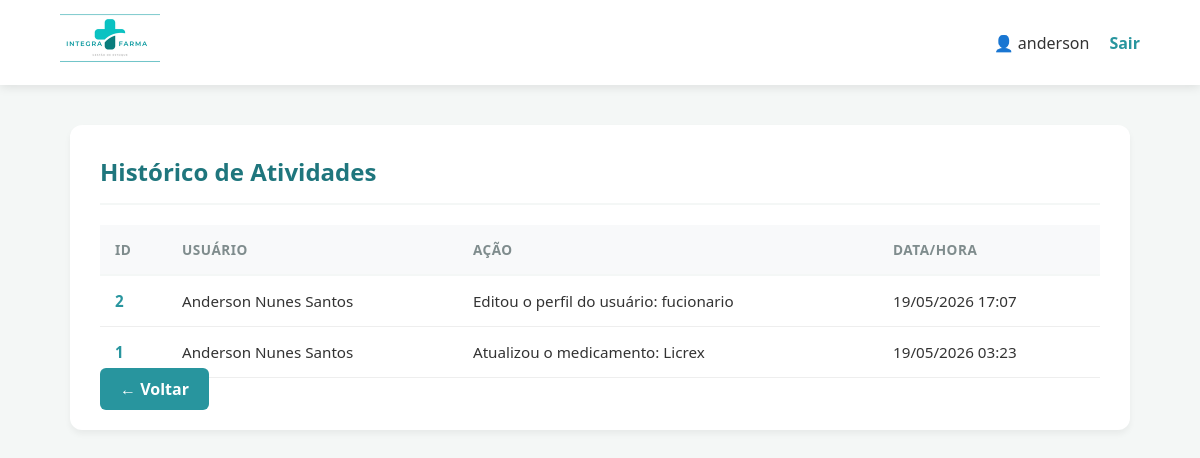
The page /frontend/historico.php (signed in) on the database its author committed.
### tables this page shows
CREATE TABLE `logs_historico` (
  `id_log` int(11) NOT NULL,
  `id_usuario` int(11) NOT NULL,
  `acao` varchar(255) NOT NULL,
  `data_hora` timestamp NOT NULL DEFAULT current_timestamp()
);

CREATE TABLE `usuarios` (
  `id_usuario` int(11) NOT NULL,
  `nome` varchar(100) NOT NULL,
  `login` varchar(50) NOT NULL,
  `senha` varchar(255) NOT NULL,
  `nivel` enum('admin','funcionario') DEFAULT 'funcionario'
);

### frontend/historico.php (the view, shortened to what this page needs)
<?php
require_once '../conexao/conexao.php';
$logs = [];
try {
    $query = "SELECT l.id_log, l.acao, l.data_hora, u.nome as nome_usuario
              FROM logs_historico l
              JOIN usuarios u ON l.id_usuario = u.id_usuario
              ORDER BY l.data_hora DESC";
    $result = $conn->query($query);
    if ($result && $result->num_rows > 0) {
        while ($row = $result->fetch_assoc()) {
            $logs[] = $row;
        }
    }
} catch (Exception $e) {
    echo "Erro ao buscar logs: " . $e->getMessage();
}
?>
<!DOCTYPE html>
<html lang="pt-br">
<head>
    <link rel="stylesheet" href="../css/historico.css">
</head>
<body>
    <header>
        <div class="container" style="display: flex; justify-content: space-between; align-items: center;">
            <div>
                <img src="../img/integrafarma.png" alt="Logo Integra Farma">
            </div>
            <div class="info-usuario">
                <span class="icon-nome-usuario">👤 <?= htmlspecialchars($_SESSION['usuario_login']) ?></span>
                <a href="../backend/logout.php" class="btn-sair-link">Sair</a>
            </div>
        </div>
    </header>
    <main class="info-historico">
        <h2>Histórico de Atividades</h2>
        <table class="tabela-estilizada">
            <thead>
                <tr>
                    <th>ID</th>
                    <th>Usuário</th>
                    <th>Ação</th>
                    <th>Data/Hora</th>
                </tr>
            </thead>
            <tbody>
                <?php if (count($logs) > 0): ?>
                    <?php foreach ($logs as $log): ?>
                        <tr>
                            <td><?= htmlspecialchars($log['id_log']) ?></td>
                            <td><?= htmlspecialchars($log['nome_usuario']) ?></td>
                            <td><?= htmlspecialchars($log['acao']) ?></td>
                            <td><?= date('d/m/Y H:i', strtotime($log['data_hora'])) ?></td>
                        </tr>
                    <?php endforeach; ?>
                <?php else: ?>
                    <tr>
                        <td colspan="4" class="msg-vazia">Nenhum registro encontrado.</td>
                    </tr>
                <?php endif; ?>
            </tbody>
        </table>
        <div class="footer-acoes">
            <a href="tela_admin.php" class="btn-voltar">← Voltar</a>
        </div>
    </main>
</body>
</html>

### css/historico.css (style rules this page uses)
:root { --primary-color: #28959E; --primary-hover: #1f767d; --bg-body: #f4f7f6; --text-dark: #333; --text-muted: #7f8c8d; --white: #ffffff; --border-gray: #ddd; --danger: #e74c3c; }
body { font-family: 'Segoe UI', Arial, sans-serif; background-color: var(--bg-body); margin: 0; color: var(--text-dark); }
header { background-color: var(--white); padding: 10px 5%; box-shadow: 0 2px 10px rgba(0,0,0,0.1); margin-bottom: 30px; }
header img { height: 60px; }
.info-usuario { display: flex; gap: 20px; align-items: center; }
.info-usuario a { text-decoration: none; color: var(--primary-color); font-weight: 600; }
.info-historico { background: var(--white); max-width: 1000px; margin: 40px auto; padding: 30px; border-radius: 12px; box-shadow: 0 4px 6px rgba(0, 0, 0, 0.05); }
h2 { color: var(--primary-hover); margin-top: 0; border-bottom: 2px solid var(--bg-body); padding-bottom: 15px; }
table { width: 100%; border-collapse: collapse; margin-top: 20px; background: var(--white); }
th { background-color: #f8f9fa; color: var(--text-muted); text-transform: uppercase; font-size: 0.85rem; letter-spacing: 0.5px; padding: 15px; text-align: left; border-bottom: 2px solid var(--bg-body); }
td { padding: 15px; border-bottom: 1px solid #eee; font-size: 0.95rem; }
td:first-child { font-weight: bold; color: var(--primary-color); }
.btn-voltar { background-color: var(--primary-color); color: white; padding: 10px 20px; border-radius: 6px; font-weight: bold; transition: background 0.3s; text-decoration: none; }

### rows shown on the page
logs_historico: id_log "2", id_usuario.nome "Anderson Nunes Santos", acao "Editou o perfil do usuário: fucionario", data_hora "19/05/2026 17:07"
logs_historico: id_log "1", id_usuario.nome "Anderson Nunes Santos", acao "Atualizou o medicamento: Licrex", data_hora "19/05/2026 03:23"

### other values the page prints
$_SESSION['usuario_login'] "anderson"
